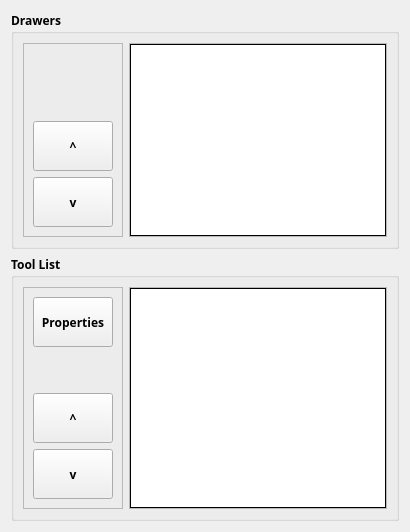
     <widget class="QWidget" name="tabDrawers">
      <attribute name="icon">
       <iconset>
        <normaloff>images/cabinet_svg.svg</normaloff>images/cabinet_svg.svg</iconset>
      </attribute>
      <attribute name="title">
       <string>Drawers</string>
      </attribute>
      <layout class="QVBoxLayout" name="verticalLayout_16">
       <item>
        <widget class="QGroupBox" name="grpDrawers">
         <property name="font">
          <font>
           <family>Century Gothic</family>
           <pointsize>9</pointsize>
           <weight>75</weight>
           <bold>true</bold>
          </font>
         </property>
         <property name="title">
          <string>Drawers</string>
         </property>
         <layout class="QGridLayout" name="gridLayout_6">
          <item row="0" column="0">
           <layout class="QHBoxLayout" name="horizontalLayout_7">
            <item>
             <widget class="QFrame" name="frame_2">
              <property name="sizePolicy">
               <sizepolicy hsizetype="Fixed" vsizetype="Preferred">
                <horstretch>0</horstretch>
                <verstretch>0</verstretch>
               </sizepolicy>
              </property>
              <property name="minimumSize">
               <size>
                <width>80</width>
                <height>0</height>
               </size>
              </property>
              <property name="frameShape">
               <enum>QFrame::StyledPanel</enum>
              </property>
              <property name="frameShadow">
               <enum>QFrame::Raised</enum>
              </property>
              <layout class="QVBoxLayout" name="verticalLayout_9">
               <item>
                <spacer name="verticalSpacer_4">
                 <property name="orientation">
                  <enum>Qt::Vertical</enum>
                 </property>
                 <property name="sizeHint" stdset="0">
                  <size>
                   <width>20</width>
                   <height>40</height>
                  </size>
                 </property>
                </spacer>
               </item>
               <item>
                <widget class="QPushButton" name="btnPrevDrawers">
                 <property name="minimumSize">
                  <size>
                   <width>0</width>
                   <height>50</height>
                  </size>
                 </property>
                 <property name="maximumSize">
                  <size>
                   <width>16777215</width>
                   <height>50</height>
                  </size>
                 </property>
                 <property name="font">
                  <font>
                   <family>Century Gothic</family>
                   <pointsize>9</pointsize>
                  </font>
                 </property>
                 <property name="text">
                  <string>^</string>
                 </property>
                </widget>
               </item>
               <item>
                <widget class="QPushButton" name="btnNextDrawers">
                 <property name="minimumSize">
                  <size>
                   <width>0</width>
                   <height>50</height>
                  </size>
                 </property>
                 <property name="maximumSize">
                  <size>
                   <width>16777215</width>
                   <height>50</height>
                  </size>
                 </property>
                 <property name="font">
                  <font>
                   <family>Century Gothic</family>
                   <pointsize>9</pointsize>
                  </font>
                 </property>
                 <property name="text">
                  <string>v</string>
                 </property>
                </widget>
               </item>
              </layout>
             </widget>
            </item>
            <item>
             <widget class="QFrame" name="frame_3">
              <property name="frameShape">
               <enum>QFrame::StyledPanel</enum>
              </property>
              <property name="frameShadow">
               <enum>QFrame::Raised</enum>
              </property>
              <layout class="QGridLayout" name="gridLayout_8">
               <property name="leftMargin">
                <number>0</number>
               </property>
               <property name="topMargin">
                <number>0</number>
               </property>
               <property name="rightMargin">
                <number>0</number>
               </property>
               <property name="bottomMargin">
                <number>0</number>
               </property>
               <property name="spacing">
                <number>0</number>
               </property>
               <item row="0" column="0">
                <widget class="QTableView" name="lstDrawers">
                 <property name="font">
                  <font>
                   <family>Century Gothic</family>
                  </font>
                 </property>
                 <property name="frameShape">
                  <enum>QFrame::Box</enum>
                 </property>
                 <property name="frameShadow">
                  <enum>QFrame::Plain</enum>
                 </property>
                 <property name="alternatingRowColors">
                  <bool>true</bool>
                 </property>
                 <property name="selectionMode">
                  <enum>QAbstractItemView::SingleSelection</enum>
                 </property>
                 <property name="selectionBehavior">
                  <enum>QAbstractItemView::SelectRows</enum>
                 </property>
                 <property name="gridStyle">
                  <enum>Qt::SolidLine</enum>
                 </property>
                 <property name="sortingEnabled">
                  <bool>true</bool>
                 </property>
                 <attribute name="horizontalHeaderStretchLastSection">
                  <bool>true</bool>
                 </attribute>
                 <attribute name="verticalHeaderShowSortIndicator" stdset="0">
                  <bool>true</bool>
                 </attribute>
                </widget>
               </item>
              </layout>
             </widget>
            </item>
           </layout>
          </item>
         </layout>
        </widget>
       </item>
       <item>
        <widget class="QGroupBox" name="grpTools">
         <property name="font">
          <font>
           <family>Century Gothic</family>
           <pointsize>9</pointsize>
           <weight>75</weight>
           <bold>true</bold>
          </font>
         </property>
         <property name="title">
          <string>Tool List</string>
         </property>
         <layout class="QGridLayout" name="gridLayout_7">
          <item row="0" column="0">
           <layout class="QHBoxLayout" name="horizontalLayout_8">
            <item>
             <widget class="QFrame" name="frame_4">
              <property name="sizePolicy">
               <sizepolicy hsizetype="Fixed" vsizetype="Preferred">
                <horstretch>0</horstretch>
                <verstretch>0</verstretch>
               </sizepolicy>
              </property>
              <property name="minimumSize">
               <size>
                <width>80</width>
                <height>0</height>
               </size>
              </property>
              <property name="frameShape">
               <enum>QFrame::StyledPanel</enum>
              </property>
              <property name="frameShadow">
               <enum>QFrame::Raised</enum>
              </property>
              <layout class="QVBoxLayout" name="verticalLayout_10">
               <item>
                <widget class="QPushButton" name="btntoolprop">
                 <property name="minimumSize">
                  <size>
                   <width>0</width>
                   <height>50</height>
                  </size>
                 </property>
                 <property name="text">
                  <string>Properties</string>
                 </property>
                </widget>
               </item>
               <item>
                <spacer name="verticalSpacer_5">
                 <property name="orientation">
                  <enum>Qt::Vertical</enum>
                 </property>
                 <property name="sizeHint" stdset="0">
                  <size>
                   <width>20</width>
                   <height>40</height>
                  </size>
                 </property>
                </spacer>
               </item>
               <item>
                <widget class="QPushButton" name="btnPrevTools">
                 <property name="minimumSize">
                  <size>
                   <width>0</width>
                   <height>50</height>
                  </size>
                 </property>
                 <property name="maximumSize">
                  <size>
                   <width>16777215</width>
                   <height>50</height>
                  </size>
                 </property>
                 <property name="font">
                  <font>
                   <family>Century Gothic</family>
                   <pointsize>9</pointsize>
                  </font>
                 </property>
                 <property name="text">
                  <string>^</string>
                 </property>
                </widget>
               </item>
               <item>
                <widget class="QPushButton" name="btnNextTools">
                 <property name="minimumSize">
                  <size>
                   <width>0</width>
                   <height>50</height>
                  </size>
                 </property>
                 <property name="maximumSize">
                  <size>
                   <width>16777215</width>
                   <height>50</height>
                  </size>
                 </property>
                 <property name="font">
                  <font>
                   <family>Century Gothic</family>
                   <pointsize>9</pointsize>
                  </font>
                 </property>
                 <property name="text">
                  <string>v</string>
                 </property>
                </widget>
               </item>
              </layout>
             </widget>
            </item>
            <item>
             <widget class="QFrame" name="frame_5">
              <property name="frameShape">
               <enum>QFrame::StyledPanel</enum>
              </property>
              <property name="frameShadow">
               <enum>QFrame::Raised</enum>
              </property>
              <layout class="QGridLayout" name="gridLayout_9">
               <property name="leftMargin">
                <number>0</number>
               </property>
               <property name="topMargin">
                <number>0</number>
               </property>
               <property name="rightMargin">
                <number>0</number>
               </property>
               <property name="bottomMargin">
                <number>0</number>
               </property>
               <property name="spacing">
                <number>0</number>
               </property>
               <item row="0" column="0">
                <widget class="QTableView" name="lstTools">
                 <property name="frameShape">
                  <enum>QFrame::Box</enum>
                 </property>
                 <property name="frameShadow">
                  <enum>QFrame::Plain</enum>
                 </property>
                 <property name="alternatingRowColors">
                  <bool>true</bool>
                 </property>
                 <property name="selectionBehavior">
                  <enum>QAbstractItemView::SelectRows</enum>
                 </property>
                </widget>
               </item>
              </layout>
             </widget>
            </item>
           </layout>
          </item>
         </layout>
        </widget>
       </item>
      </layout>
     </widget>
